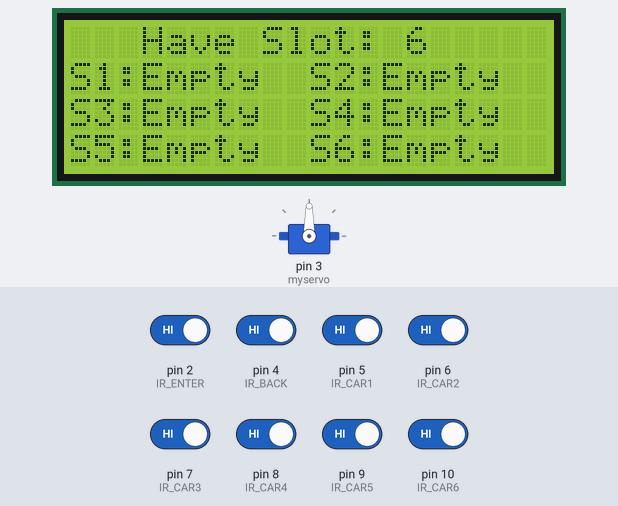
The sketch below on a simulated Arduino Uno, built with avr-gcc and run on an emulated ATmega328P. On the bench: servo, 20×4 character LCD. The inputs (shaded band) are chosen by the test bench; at power-on: pin 2 (IR_ENTER), pin 4 (IR_BACK), pin 5 (IR_CAR1), pin 6 (IR_CAR2), pin 7 (IR_CAR3), pin 8 (IR_CAR4), pin 9 (IR_CAR5), pin 10 (IR_CAR6) HIGH. What the sketch prints to the serial monitor is not drawn.

Above: at 3.3 s.
3.4 s: pin 5 (IR_CAR1) driven LOW
At 4.5 s:
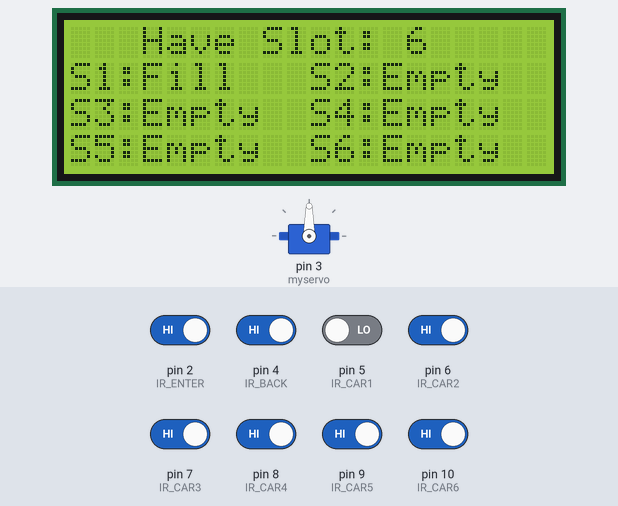
5.0 s: pin 6 (IR_CAR2) driven LOW
At 5.8 s:
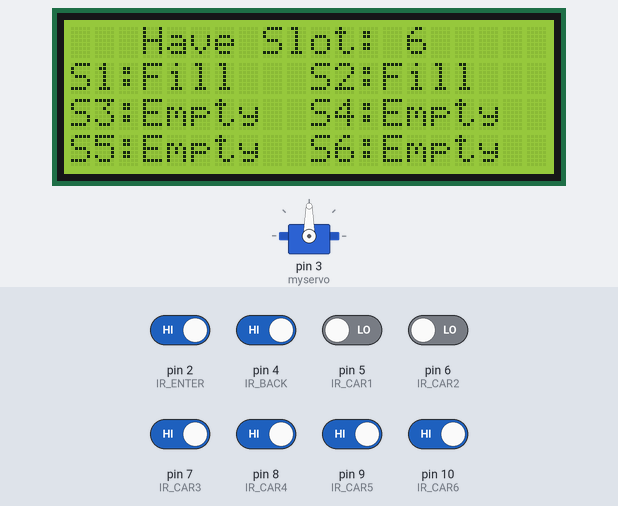
6.7 s: pin 7 (IR_CAR3) driven LOW
At 7.8 s:
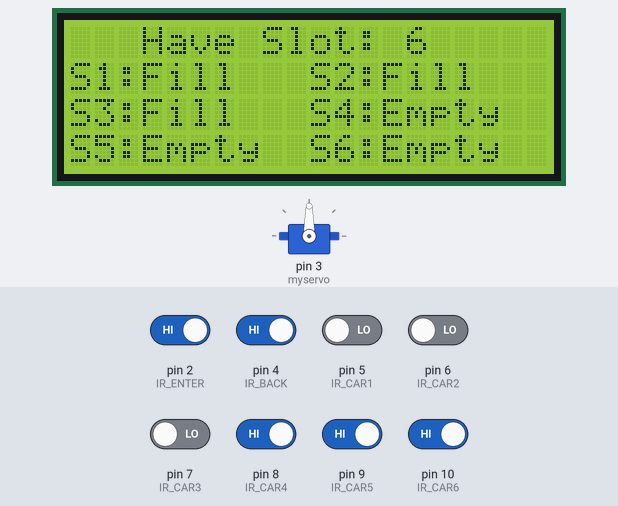
8.3 s: pin 8 (IR_CAR4) driven LOW
At 9.7 s:
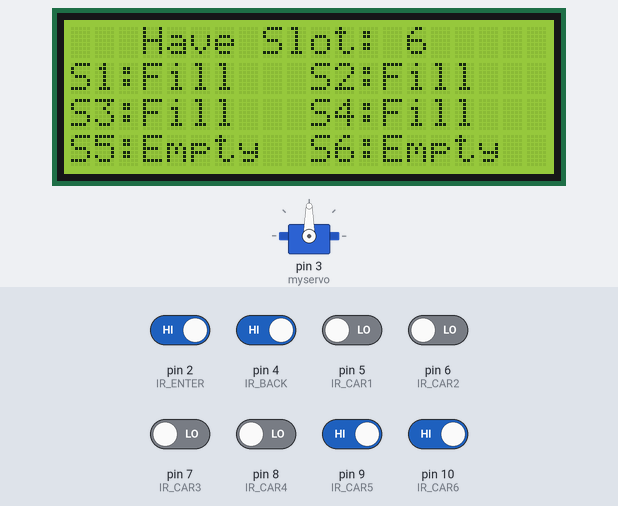
10.0 s: pin 9 (IR_CAR5) driven LOW
At 10.7 s:
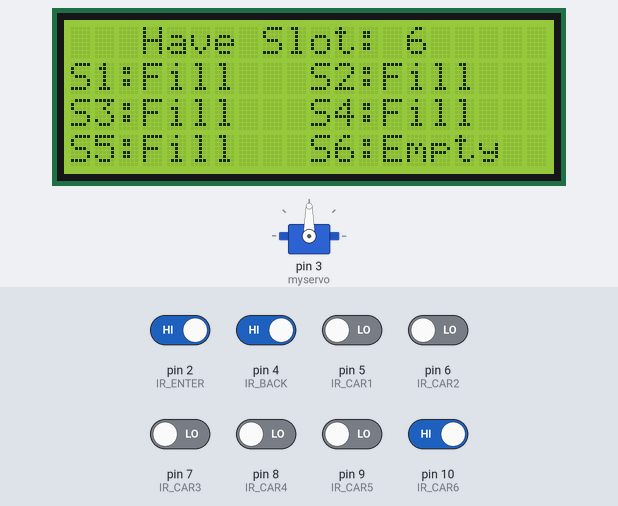
11.6 s: pin 10 (IR_CAR6) driven LOW
At 12.8 s:
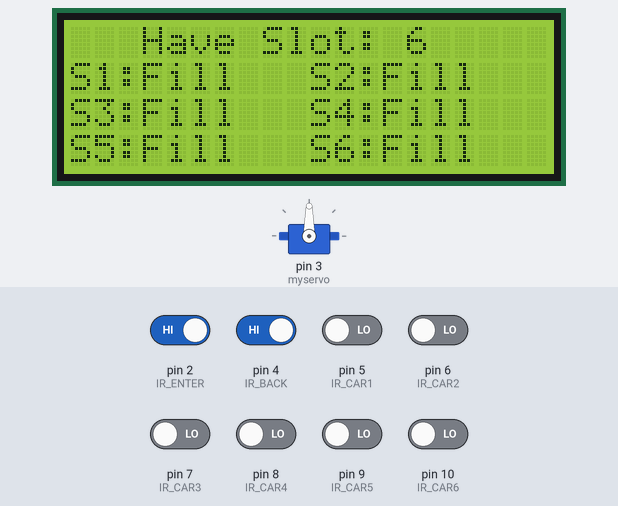
Timing chart, 0 to 14.3 s (numbered marks = the images above; inputs shaded):
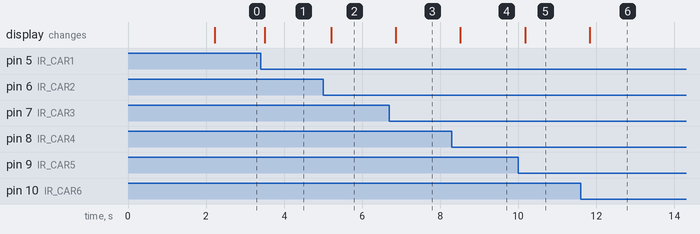

The sketch:

Code_Adruino_uno.ino
```cpp
#include <Servo.h> // Thư viện điều khiển Servo
#include <Wire.h>  // Thư viện giao tiếp I2C
#include <LiquidCrystal_I2C.h> // Thư viện điều khiển LCD I2C
LiquidCrystal_I2C lcd(0x27, 20, 4); // Nếu dùng LCD 20x4
Servo myservo; // Khởi tạo đối tượng Servo
#define IR_ENTER 2  // Cảm biến lối vào
#define IR_BACK  4  // Cảm biến lối ra
#define IR_CAR1  5  // Cảm biến chỗ đỗ 1
#define IR_CAR2  6  // Cảm biến chỗ đỗ 2
#define IR_CAR3  7  // Cảm biến chỗ đỗ 3
#define IR_CAR4  8  // Cảm biến chỗ đỗ 4
#define IR_CAR5  9  // Cảm biến chỗ đỗ 5
#define IR_CAR6 10  // Cảm biến chỗ đỗ 6
// Biến lưu trạng thái các chỗ đỗ (1: có xe, 0: trống)
int S1 = 0, S2 = 0, S3 = 0, S4 = 0, S5 = 0, S6 = 0;
// Số chỗ đỗ trống (ban đầu là 6)
int slot = 6;
void setup() {
  // Khởi tạo Serial để debug
  Serial.begin(9600);
  // Cấu hình các chân cảm biến là INPUT
  pinMode(IR_CAR1, INPUT);
  pinMode(IR_CAR2, INPUT);
  pinMode(IR_CAR3, INPUT);
  pinMode(IR_CAR4, INPUT);
  pinMode(IR_CAR5, INPUT);
  pinMode(IR_CAR6, INPUT);
  pinMode(IR_ENTER, INPUT);
  pinMode(IR_BACK, INPUT);

  // Gắn servo vào chân 3 và đặt góc ban đầu là 90 độ (cổng đóng)
  myservo.attach(3);
  myservo.write(90);

  // Khởi tạo LCD
  lcd.init(); // Khởi tạo giao tiếp I2C
  lcd.begin(20, 4); // Khởi tạo LCD 20x4 (hoặc 16x2 nếu đã sửa)
  lcd.backlight(); // Bật đèn nền

  // Hiển thị thông điệp khởi động
  lcd.setCursor(0, 1);
  lcd.print("    Car Parking  ");
  lcd.setCursor(0, 2);
  lcd.print("      System     ");
  delay(2000);
  lcd.clear();

  // Đọc trạng thái ban đầu của các cảm biến
  Read_Sensor();

  // Tính số chỗ đỗ trống ban đầu
  int total = S1 + S2 + S3 + S4 + S5 + S6;
  slot = slot - total;

  // In thông tin debug ra Serial Monitor
  Serial.print("Initial slots available: ");
  Serial.println(slot);
}

void loop() {
  // Đọc trạng thái cảm biến
  Read_Sensor();

  // Hiển thị số chỗ đỗ trống
  lcd.setCursor(0, 0);
  lcd.print("   Have Slot: ");
  lcd.print(slot);
  if (slot < 10) lcd.print(" "); // Thêm khoảng trống nếu slot là số 1 chữ số

  // Hiển thị trạng thái từng chỗ đỗ
  lcd.setCursor(0, 1);
  lcd.print(S1 == 1 ? "S1:Fill " : "S1:Empty");

  lcd.setCursor(10, 1);
  lcd.print(S2 == 1 ? "S2:Fill " : "S2:Empty");

  lcd.setCursor(0, 2);
  lcd.print(S3 == 1 ? "S3:Fill " : "S3:Empty");

  lcd.setCursor(10, 2);
  lcd.print(S4 == 1 ? "S4:Fill " : "S4:Empty");

  lcd.setCursor(0, 3);
  lcd.print(S5 == 1 ? "S5:Fill " : "S5:Empty");

  lcd.setCursor(10, 3);
  lcd.print(S6 == 1 ? "S6:Fill " : "S6:Empty");

  // Debug: In trạng thái cảm biến ra Serial Monitor
  Serial.print("Slots: ");
  Serial.print(slot);
  Serial.print(" | S1: ");
  Serial.print(S1);
  Serial.print(" S2: ");
  Serial.print(S2);
  Serial.print(" S3: ");
  Serial.print(S3);
  Serial.print(" S4: ");
  Serial.print(S4);
  Serial.print(" S5: ");
  Serial.print(S5);
  Serial.print(" S6: ");
  Serial.println(S6);

  // Điều khiển cổng khi xe vào (dựa trên cảm biến IR_ENTER)
  if (digitalRead(IR_ENTER) == 0 && slot > 0) {
    myservo.write(180); // Mở cổng
    delay(2000); // Giữ cổng mở 2 giây
    myservo.write(90); // Đóng cổng
    slot--; // Giảm số chỗ trống
    Serial.println("Car entered. Slots left: " + String(slot));
  } else if (digitalRead(IR_ENTER) == 0 && slot <= 0) {
    lcd.setCursor(0, 0);
    lcd.print(" Sorry Parking Full ");
    delay(1500);
    lcd.clear();
    Serial.println("Parking full!");
  }

  // Điều khiển cổng khi xe ra (dựa trên cảm biến IR_BACK)
  if (digitalRead(IR_BACK) == 0) {
    myservo.write(180); // Mở cổng
    delay(2000); // Giữ cổng mở 2 giây
    myservo.write(90); // Đóng cổng
    slot++; // Tăng số chỗ trống
    Serial.println("Car exited. Slots left: " + String(slot));
  }

  delay(100); // Delay nhỏ để tránh đọc cảm biến quá nhanh
}

// Hàm đọc trạng thái cảm biến
void Read_Sensor() {
  // Đặt lại trạng thái các chỗ đỗ
  S1 = S2 = S3 = S4 = S5 = S6 = 0;

  // Đọc cảm biến (0: có xe, 1: không có xe)
  // Lưu ý: Một số cảm biến IR có logic đảo ngược (LOW khi phát hiện vật thể)
  if (digitalRead(IR_CAR1) == LOW) S1 = 1; // Sửa logic đọc cảm biến
  if (digitalRead(IR_CAR2) == LOW) S2 = 1; // Sửa logic đọc cảm biến
  if (digitalRead(IR_CAR3) == LOW) S3 = 1; // Sửa logic đọc cảm biến
  if (digitalRead(IR_CAR4) == LOW) S4 = 1; // Sửa logic đọc cảm biến
  if (digitalRead(IR_CAR5) == LOW) S5 = 1; // Sửa logic đọc cảm biến
  if (digitalRead(IR_CAR6) == LOW) S6 = 1; // Sửa logic đọc cảm biến
}
```

Measured:
- after the input at 3.4 s, the display: changes after 0.11 s (image 1)
- after the input at 5.0 s, the display: changes after 0.21 s (image 2)
- after the input at 6.7 s, the display: changes after 0.16 s (image 3)
- after the input at 8.3 s, the display: changes after 0.22 s (image 4)
- after the input at 10.0 s, the display: changes after 0.18 s (image 5)
- after the input at 11.6 s, the display: changes after 0.23 s (image 6)
